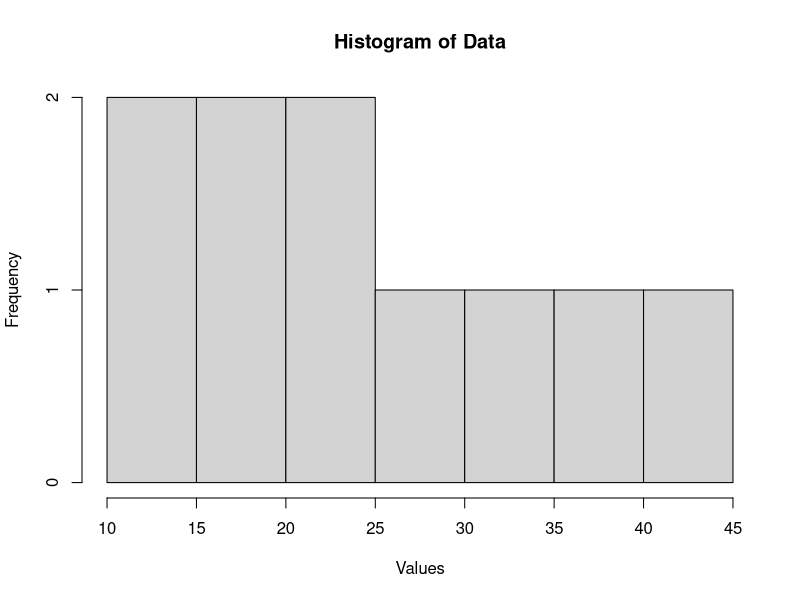

Source code (R):
# Create data
data <- c(12, 15, 18, 20, 22, 25, 30, 35, 40, 45)

print(data)

# Mean
print(mean(data))

# Median
print(median(data))

# Mode (custom function)
mode_fun <- function(x){
  uniq <- unique(x)
  uniq[which.max(tabulate(match(x, uniq)))]
}

print(mode_fun(data))

# Quartiles
print(quantile(data))

# Range
print(range(data))

# Interquartile Range (IQR)
print(IQR(data))

# Histogram
hist(data,
     main="Histogram of Data",
     xlab="Values",
     ylab="Frequency",
     )
     
